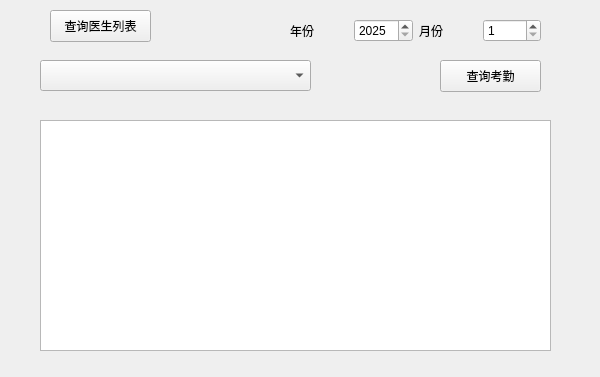
<?xml version="1.0" encoding="UTF-8"?>
<ui version="4.0">
 <class>adminCheckInClient</class>
 <widget class="QWidget" name="adminCheckInClient">
  <property name="geometry">
   <rect>
    <x>0</x>
    <y>0</y>
    <width>600</width>
    <height>377</height>
   </rect>
  </property>
  <property name="minimumSize">
   <size>
    <width>600</width>
    <height>377</height>
   </size>
  </property>
  <property name="maximumSize">
   <size>
    <width>600</width>
    <height>377</height>
   </size>
  </property>
  <property name="windowTitle">
   <string>Form</string>
  </property>
  <widget class="QPushButton" name="pushButton">
   <property name="geometry">
    <rect>
     <x>50</x>
     <y>10</y>
     <width>101</width>
     <height>32</height>
    </rect>
   </property>
   <property name="text">
    <string>查询医生列表</string>
   </property>
  </widget>
  <widget class="QListWidget" name="listWidget">
   <property name="geometry">
    <rect>
     <x>40</x>
     <y>120</y>
     <width>511</width>
     <height>231</height>
    </rect>
   </property>
  </widget>
  <widget class="QComboBox" name="comboBox_2">
   <property name="geometry">
    <rect>
     <x>40</x>
     <y>60</y>
     <width>271</width>
     <height>31</height>
    </rect>
   </property>
  </widget>
  <widget class="QPushButton" name="pushButton_2">
   <property name="geometry">
    <rect>
     <x>440</x>
     <y>60</y>
     <width>101</width>
     <height>32</height>
    </rect>
   </property>
   <property name="text">
    <string>查询考勤</string>
   </property>
  </widget>
  <widget class="QWidget" name="horizontalLayoutWidget">
   <property name="geometry">
    <rect>
     <x>290</x>
     <y>10</y>
     <width>251</width>
     <height>41</height>
    </rect>
   </property>
   <layout class="QHBoxLayout" name="horizontalLayout">
    <item>
     <widget class="QLabel" name="label">
      <property name="text">
       <string>年份</string>
      </property>
     </widget>
    </item>
    <item>
     <widget class="QSpinBox" name="spinBox_2">
      <property name="minimum">
       <number>2025</number>
      </property>
      <property name="maximum">
       <number>2027</number>
      </property>
     </widget>
    </item>
    <item>
     <widget class="QLabel" name="label_2">
      <property name="text">
       <string>月份</string>
      </property>
     </widget>
    </item>
    <item>
     <widget class="QSpinBox" name="spinBox">
      <property name="minimum">
       <number>1</number>
      </property>
      <property name="maximum">
       <number>12</number>
      </property>
     </widget>
    </item>
   </layout>
  </widget>
 </widget>
 <resources/>
 <connections/>
</ui>
